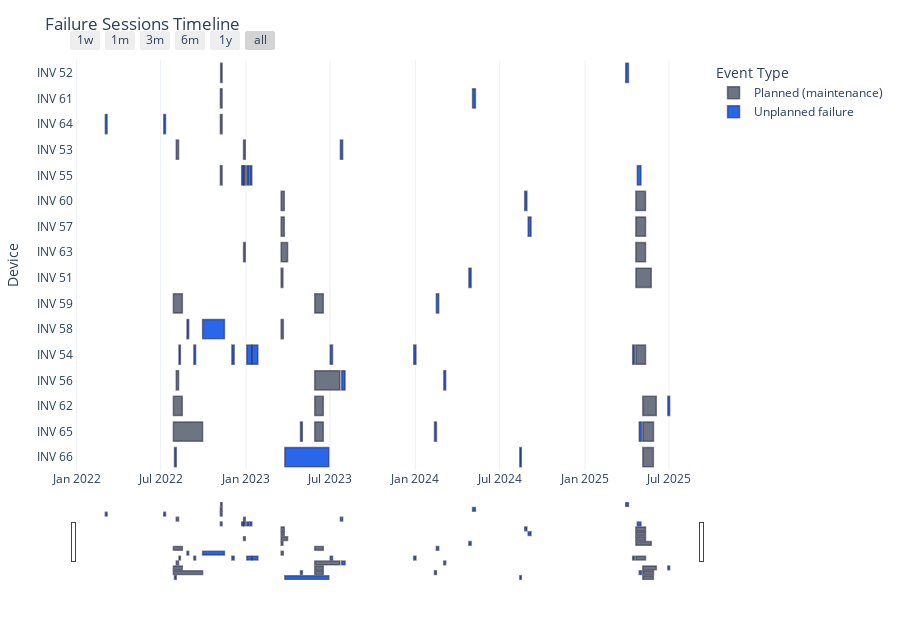

This figure's notebook cell:
### Code cell
visualize_failure_timeline(failure_sessions)

### Figure 1 — Plotly figure (JSON) as saved in the notebook; plotly's stock layout.template omitted (floating-point values rounded to 4 significant figures; data arrays with more than 128 entries replaced by an {"elided": "..."} marker saying what was removed)
{"data": [{"alignmentgroup": "True", "base": ["2023-03-17T17:10:00", "2025-04-20T13:35:00", "2022-11-07T06:35:00", "2022-08-03T15:50:00", "2022-12-26T16:45:00", "2025-04-20T11:20:00", "2022-11-06T16:50:00", "2022-12-26T16:45:00", "2022-08-03T15:50:00", "2023-05-29T05:40:00", "2023-03-17T17:10:00", "2025-04-20T10:35:00", "2023-03-17T17:10:00", "2022-07-28T09:55:00", "2023-05-29T05:40:00", "2023-03-17T17:10:00", "2025-04-20T11:20:00", "2022-11-06T16:50:00", "2022-07-28T10:05:00", "2023-05-29T05:40:00", "2025-05-05T10:25:00", "2022-12-26T16:45:00", "2023-03-17T17:10:00", "2025-04-20T10:35:00", "2022-11-06T16:50:00", "2022-07-28T10:05:00", "2023-05-29T05:40:00", "2025-05-05T10:25:00", "2025-05-05T10:25:00"], "customdata": {"elided": "29x6 mixed values"}, "hovertemplate": "<b>%{y}</b><br>Start: %{customdata[1]|%Y-%m-%d %H:%M}<br>End: %{customdata[2]|%Y-%m-%d %H:%M}<br>Duration (hrs): %{customdata[3]:.2f}<br>", "legendgroup": "Planned (maintenance)", "marker": {"color": "#6b7280", "line": {"color": "rgba(30,30,60,0.55)", "width": 1.5}, "pattern": {"shape": ""}}, "name": "Planned (maintenance)", "offsetgroup": "Planned (maintenance)", "opacity": 0.98, "orientation": "h", "showlegend": true, "textposition": "auto", "type": "bar", "x": [328200000, 2856300000, 271800000, 423900000, 318300000, 1798500000, 323100000, 318000000, 423300000, 4681200000, 582900000, 1801200000, 402000000, 1667100000, 1585500000, 581100000, 1798500000, 324900000, 1651800000, 1586700000, 2507700000, 318300000, 1196700000, 1802400000, 325500000, 5436900000, 1586700000, 1993500000, 1970700000], "xaxis": "x", "y": ["INV 51", "INV 51", "INV 52", "INV 53", "INV 53", "INV 54", "INV 55", "INV 55", "INV 56", "INV 56", "INV 57", "INV 57", "INV 58", "INV 59", "INV 59", "INV 60", "INV 60", "INV 61", "INV 62", "INV 62", "INV 62", "INV 63", "INV 63", "INV 63", "INV 64", "INV 65", "INV 65", "INV 65", "INV 66"], "yaxis": "y"}, {"alignmentgroup": "True", "base": ["2024-04-25T12:55:00", "2025-03-29T13:55:00", "2023-07-23T12:10:00", "2022-08-09T11:10:00", "2022-09-10T14:45:00", "2022-12-01T11:55:00", "2023-01-02T16:40:00", "2023-01-14T07:45:00", "2023-07-01T14:15:00", "2023-12-28T15:30:00", "2025-04-13T16:10:00", "2022-12-22T16:25:00", "2023-01-02T15:20:00", "2023-01-09T15:20:00", "2025-04-23T14:35:00", "2023-07-26T06:55:00", "2024-03-02T10:55:00", "2024-08-31T06:30:00", "2022-08-26T19:35:00", "2022-09-29T09:30:00", "2024-02-15T08:10:00", "2024-08-23T19:30:00", "2024-05-03T09:00:00", "2025-06-28T10:20:00", "2022-03-03T17:35:00", "2022-07-07T15:30:00", "2023-04-28T10:25:00", "2024-02-11T08:10:00", "2025-04-27T17:55:00", "2022-07-30T20:05:00", "2023-03-25T17:20:00", "2024-08-13T07:05:00"], "customdata": {"elided": "32x6 mixed values"}, "hovertemplate": "<b>%{y}</b><br>Start: %{customdata[1]|%Y-%m-%d %H:%M}<br>End: %{customdata[2]|%Y-%m-%d %H:%M}<br>Duration (hrs): %{customdata[3]:.2f}<br>", "legendgroup": "Unplanned failure", "marker": {"color": "#2563eb", "line": {"color": "rgba(30,30,60,0.55)", "width": 1.5}, "pattern": {"shape": ""}}, "name": "Unplanned failure", "offsetgroup": "Unplanned failure", "opacity": 0.98, "orientation": "h", "showlegend": true, "textposition": "auto", "type": "bar", "x": [414300000, 513300000, 417300000, 261000000, 320400000, 427500000, 931200000, 1055400000, 422700000, 408900000, 324000000, 324300000, 411600000, 333000000, 671400000, 626700000, 344100000, 535200000, 307800000, 4071300000, 439800000, 406200000, 532200000, 335700000, 324900000, 333600000, 343800000, 359100000, 413100000, 321300000, 8181900000, 276600000], "xaxis": "x", "y": ["INV 51", "INV 52", "INV 53", "INV 54", "INV 54", "INV 54", "INV 54", "INV 54", "INV 54", "INV 54", "INV 54", "INV 55", "INV 55", "INV 55", "INV 55", "INV 56", "INV 56", "INV 57", "INV 58", "INV 58", "INV 59", "INV 60", "INV 61", "INV 62", "INV 64", "INV 64", "INV 65", "INV 65", "INV 65", "INV 66", "INV 66", "INV 66"], "yaxis": "y"}], "layout": {"bargap": 0.25, "barmode": "overlay", "height": 620, "legend": {"title": {"text": "Event Type"}, "tracegroupgap": 0}, "margin": {"b": 40, "l": 70, "r": 30, "t": 60}, "title": {"text": "Failure Sessions Timeline"}, "xaxis": {"anchor": "y", "domain": [0, 1], "rangeselector": {"buttons": [{"count": 7, "label": "1w", "step": "day", "stepmode": "backward"}, {"count": 1, "label": "1m", "step": "month", "stepmode": "backward"}, {"count": 3, "label": "3m", "step": "month", "stepmode": "backward"}, {"count": 6, "label": "6m", "step": "month", "stepmode": "backward"}, {"count": 1, "label": "1y", "step": "year", "stepmode": "backward"}, {"step": "all"}]}, "rangeslider": {"visible": true}, "showgrid": true, "type": "date"}, "yaxis": {"anchor": "x", "autorange": "reversed", "categoryarray": ["INV 52", "INV 61", "INV 64", "INV 53", "INV 55", "INV 60", "INV 57", "INV 63", "INV 51", "INV 59", "INV 58", "INV 54", "INV 56", "INV 62", "INV 65", "INV 66"], "categoryorder": "array", "domain": [0, 1], "title": {"text": "Device"}}}}
